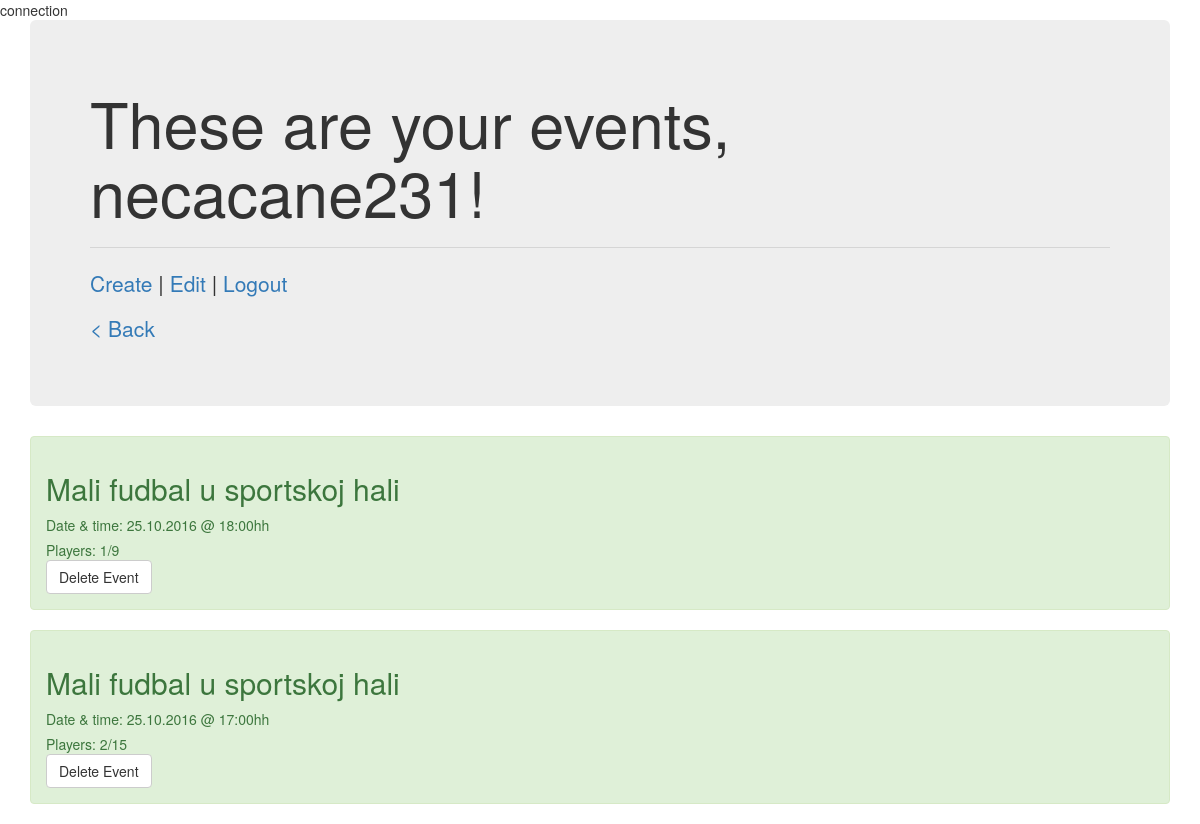
The page /www/sporty/myEvents.php (signed in) on the database its author committed.
### tables this page shows
CREATE TABLE `users` (
  `user_id` int(11) NOT NULL,
  `user_name` varchar(1024) NOT NULL,
  `user_email` varchar(1024) NOT NULL,
  `user_password` varchar(1024) NOT NULL,
  `user_phone` varchar(1024) NOT NULL,
  `user_facebookUrl` varchar(1024) NOT NULL
);

CREATE TABLE `events` (
  `event_id` int(11) NOT NULL,
  `user_id` int(11) NOT NULL,
  `sport_name` varchar(1024) NOT NULL,
  `event_title` varchar(1024) NOT NULL,
  `event_date` varchar(1024) NOT NULL,
  `event_time` varchar(1024) NOT NULL,
  `event_players` varchar(1024) NOT NULL,
  `event_going` varchar(1024) NOT NULL
);

### www/sporty/DBAccess.php (called while the page is built, shortened)
<?php
class DBAccess
{
  function connect()
  {
    return new PDO('mysql:host=127.0.0.1;dbname=sporty', 'root', '');
  }
}

### www/sporty/core/User.php (called while the page is built, shortened)
<?php
require_once 'DBAccess.php';
class User
{
  private $id;
  private $username;
  private $db;
  public function __construct()
  {
    $this->db = new DBAccess();
    $this->db = $this->db->connect();
  }
  public function getId(){
    return $this->id;
  }
  public function getUsername(){
    return $this->username;
  }
  public function setUserDetails($id)
  {
    $sql = "
      SELECT * FROM Users
      WHERE user_id = :id
    ";
    $query = $this->db->prepare($sql);
    $query->bindParam(':id', $id);
    $query->execute();
    if($query->rowCount() == 1)
    {
      $currentUser = $query->fetch();
      $this->id = $currentUser['user_id'];
      $this->username = $currentUser['user_name'];
    }
  }
  public function getMyEvents($id)
  {
    $sql = "
      SELECT * FROM events
      WHERE user_id = :id
    ";
    $query = $this->db->prepare($sql);
    $query->bindParam(':id', $id);
    $query->execute();
    return $query->fetchall();
  }
}

### www/sporty/initialize.php (called while the page is built, shortened)
<?php
require 'core/User.php';
$currentUser = new User();
$currentUser->setUserDetails($_SESSION['user_id']);

### www/sporty/myEvents.php (the view, shortened to what this page needs)
<?php
include 'initialize.php';
$myEventsList = $currentUser->getMyEvents($currentUser->getId());
?>
<!DOCTYPE html>
<html lang="en">
<head>
  <link rel="stylesheet" href="https://maxcdn.bootstrapcdn.com/bootstrap/3.3.7/css/bootstrap.min.css">
</head>
<body>
  <div class="container">
    <div class="row">
      <div class="col-md-12">
        <div class="jumbotron">
          <h1>These are your events, <?php echo $currentUser->getUsername(); ?>!</h1>
          <hr>
          <p>
            <a href="eventCreate.php">Create</a> |
            <a href="editProfile.php">Edit</a> |
            <a href="logout.php">Logout</a>
          </p>
          <p>
            <a href="dashboard.php">< Back</a>
          </p>
        </div>
        <?php
        foreach($myEventsList as $myEvent)
        {
          ?>
            <div class="alert alert-success">
              <h2><?php echo $myEvent['event_title']; ?></h2>
              <p>Date & time: <?php echo $myEvent['event_date']; ?> @ <?php echo $myEvent['event_time']; ?>h</p>
              <p>Players: <?php echo $myEvent['event_going']; ?>/<?php echo $myEvent['event_players']; ?></p>
              <a href="#"
						class="btn btn-default">Delete Event</a>
            </div>
          <?php
        }
        ?>
      </div>
    </div>
  </div>
</body>
</html>

### rows shown on the page
users: user_name "necacane231"
events: event_title "Mali fudbal u sportskoj hali", event_date "25.10.2016", event_time "18:00h", event_going "1", event_players "9"
events: event_title "Mali fudbal u sportskoj hali", event_date "25.10.2016", event_time "17:00h", event_going "2", event_players "15"
